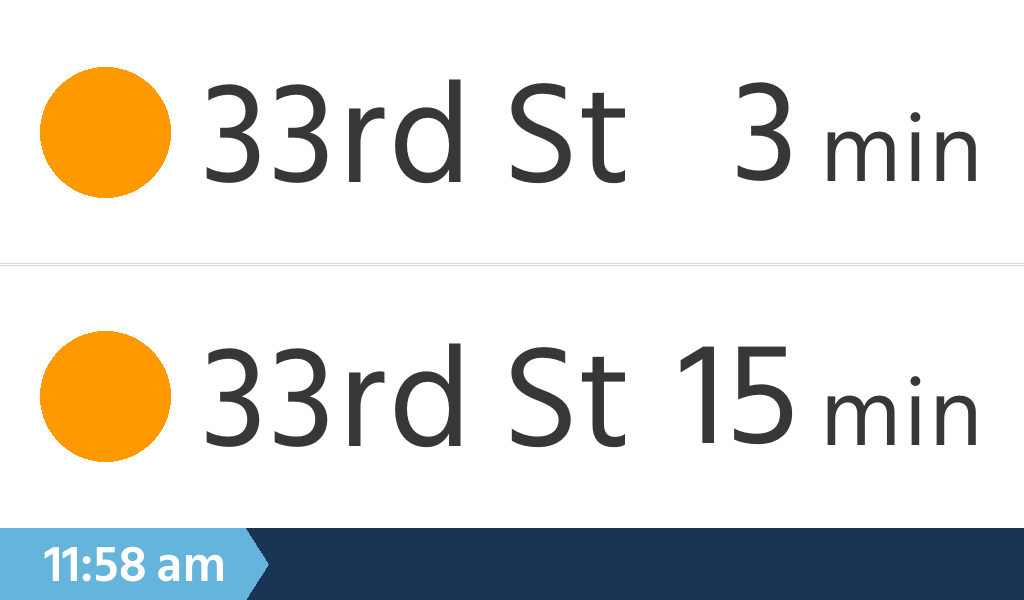
#> input picture path_sign_JSQ_33rd_St.png, 1024 x 600 px
$ python -i path_sign_wide.py   (imports and definitions only)
#> lines starting #> are read from the running program, lines starting #| are printed output that depends on the picture
#!/usr/bin/env python3
"""
PATH arrival sign for a 1920x440 wide panel driven straight to the
Linux framebuffer (/dev/fb0) -- no X, no Wayland, no browser.

Shows one station's outbound arrivals one route at a time, flashing between
routes like a real platform sign: e.g. the next 2 "33rd Street" trains, then
the next 2 "World Trade Center" trains, then back again. Data comes from the
official PANYNJ feed; colors come straight from the feed (route_colors) and
arrivals from route_trains.

Run anywhere with --preview to dump a PNG per route instead of writing
to the framebuffer.
"""

import os
import sys
import time
import mmap
from collections import defaultdict
from datetime import datetime

import requests
from PIL import Image, ImageDraw, ImageFont

# ---------------------------------------------------------------------------
# CONFIG -- edit these
# ---------------------------------------------------------------------------
WIDTH, HEIGHT = 1920, 440          # logical layout (landscape)
FB_DEVICE = "/dev/fb0"
# Portrait panels report fb0 as 450,1920 — rotate rendered image to fit.
# "auto" when fb is taller than wide; or 90 / 180 / 270; 0 to disable.
FB_ROTATE = "auto"

DATA_REFRESH_SECONDS = 30          # how often to re-fetch arrival data
PAGE_SECONDS = 5                   # how long each route stays on screen
TRAINS_PER_PAGE = 2                # upcoming trains to show per route page

OFFICIAL_URL = "https://www.panynj.gov/bin/portauthority/ridepath.json"
STATION_CODE = "JSQ"               # which station to show
STATION_NAME = "Journal Square"    # display name in the header
DESTINATION = "ToNY"               # direction label to show
ROUTE_ORDER = ["33rd Street", "World Trade Center"]  # API headSign values
ROUTE_LABELS = {
    "33rd Street": "33rd Street",
    "World Trade Center": "World Trade Center",
}
ROUTE = set(ROUTE_ORDER)

SCRIPT_DIR = os.path.dirname(os.path.abspath(__file__))
FONT_DIR = os.path.join(SCRIPT_DIR, "fonts")

# Mute Regular (./fonts/)
FONT_REGULAR = os.path.join(FONT_DIR, "Mute-Regular.otf")
FONT_REGULAR_CANDIDATES = [
    FONT_REGULAR,
    os.path.join(FONT_DIR, "Mute-Variable.ttf"),
    os.path.join(FONT_DIR, "Mute-Medium.otf"),
    os.path.expanduser("~/Library/Fonts/Mute-Regular.otf"),
    "/usr/share/fonts/truetype/dejavu/DejaVuSans.ttf",
    "/Library/Fonts/Arial.ttf",
    "/System/Library/Fonts/Supplemental/Arial.ttf",
]
FONT_BOLD = os.path.join(FONT_DIR, "Mute-Bold.otf")
FONT_SEMIBOLD = os.path.join(FONT_DIR, "Mute-Semibold.otf")
FONT_BOLD_CANDIDATES = [
    FONT_BOLD,
    os.path.join(FONT_DIR, "Mute-Semibold.otf"),
    os.path.join(FONT_DIR, "Mute-Medium.otf"),
    FONT_REGULAR,
]
FONT_FOOTER_CANDIDATES = [
    FONT_SEMIBOLD,
    os.path.join(FONT_DIR, "Mute-Medium.otf"),
    FONT_REGULAR,
    FONT_BOLD,
]

BG = (255, 255, 255)
TEXT = (55, 55, 55)
DIVIDER_GREY = (215, 215, 215)     # faint grey flanking the center line
DIVIDER_WHITE = (255, 255, 255)
FOOTER_BG = (26, 52, 86)           # dark blue bar
FOOTER_CHEVRON = (100, 180, 220)   # light blue time badge
FOOTER_TEXT = (255, 255, 255)
DEFAULT_DOT = (180, 30, 30)


# ---------------------------------------------------------------------------
# DATA SOURCE
# ---------------------------------------------------------------------------
# [183 lines left out: functions hex_to_rgb, fetch_route_data, _font, _fit_text, _current_time_label, _row_baseline_y and 4 more, not called in this run]


# ---------------------------------------------------------------------------
# FRAMEBUFFER OUTPUT
# ---------------------------------------------------------------------------
class Framebuffer:
    def __init__(self, device=FB_DEVICE):
        self.device = device
        self.xres, self.yres, self.bpp = self._read_geometry()
        self.fb = os.open(device, os.O_RDWR)
        self.screensize = self.xres * self.yres * (self.bpp // 8)
        self.mm = mmap.mmap(self.fb, self.screensize)

    @staticmethod
    def _read_sys(name, default):
        try:
            with open(f"/sys/class/graphics/fb0/{name}") as f:
                return f.read().strip()
        except OSError:
            return default

    def _read_geometry(self):
        vsize = self._read_sys("virtual_size", f"{WIDTH},{HEIGHT}")
        xres, yres = (int(v) for v in vsize.split(","))
        bpp = int(self._read_sys("bits_per_pixel", "32"))
        return xres, yres, bpp

    # [80 lines left out: functions _orient_for_fb, show, close, main, not called in this run]


# [2 lines not run here, left out]

>>> import cv2
>>> picture = cv2.imread('path_sign_JSQ_33rd_St.png', cv2.IMREAD_GRAYSCALE)
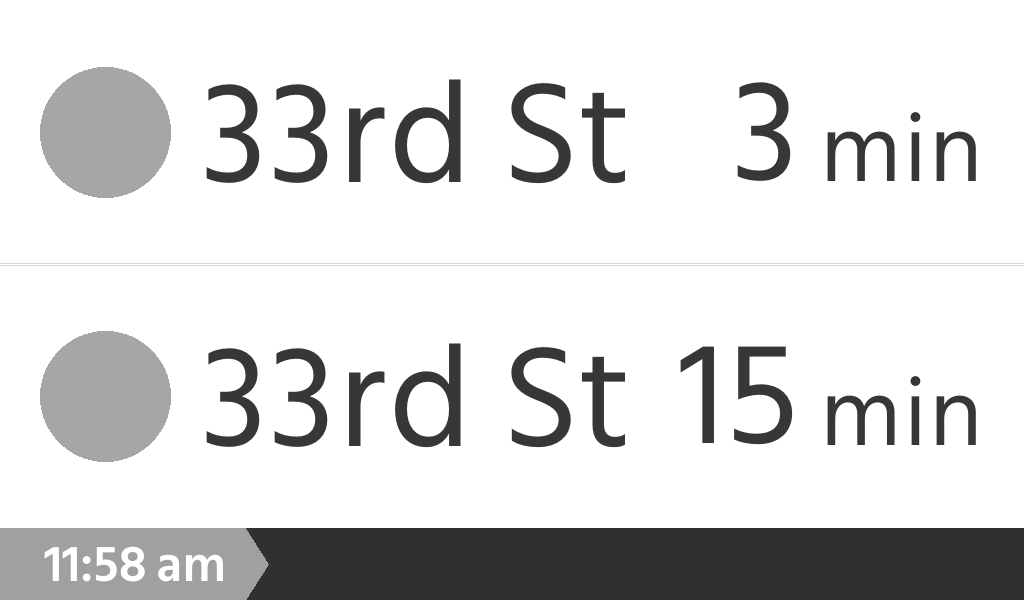
#> picture: shape (600, 1024); min 48, max 255, mean 218.7
>>> result = Framebuffer().show(picture)
#> (the run stopped early here; a loop or call above may not have finished)

$ run again, on path_sign_JSQ_WTC.png
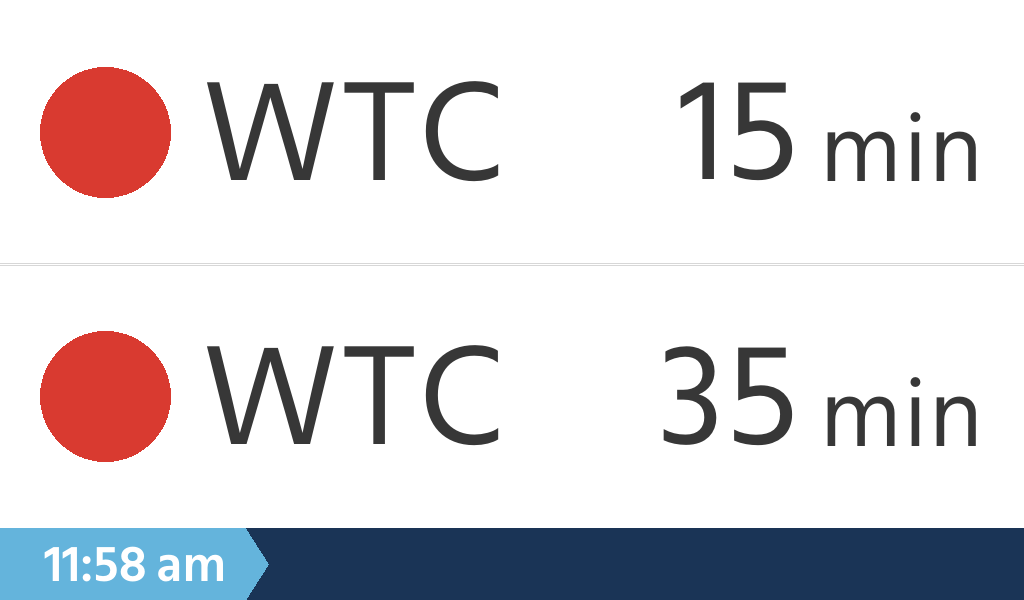
#> input picture path_sign_JSQ_WTC.png, 1024 x 600 px
#> `picture = cv2.imread('path_sign_JSQ_33rd_St.png', cv2.IMREAD_GRAYSCALE)`:
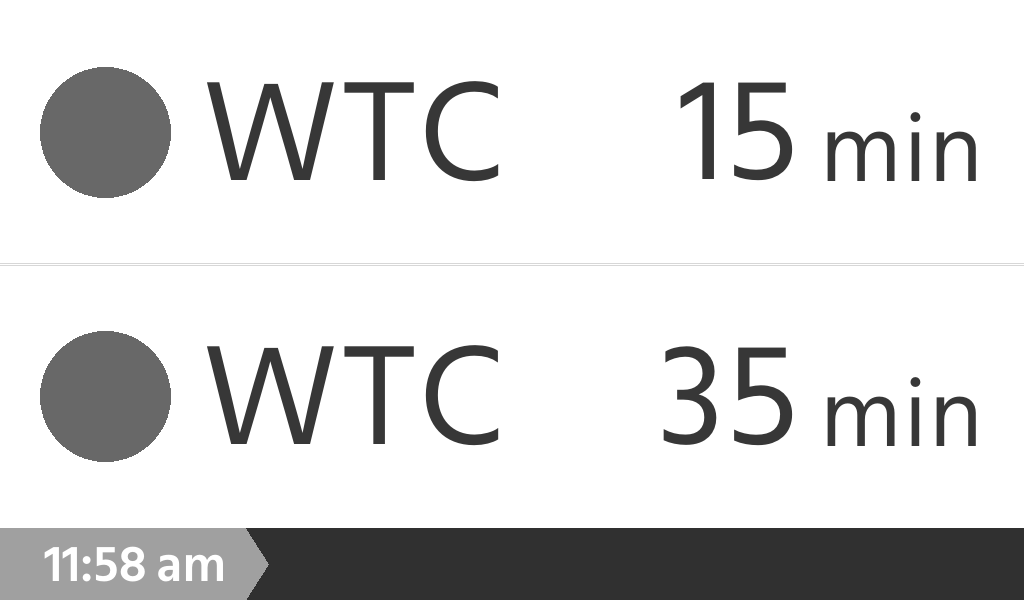
#> picture: shape (600, 1024); min 48, max 255, mean 217.6

$ run again, on path_sign_wide_JSQ_33rd_St.png
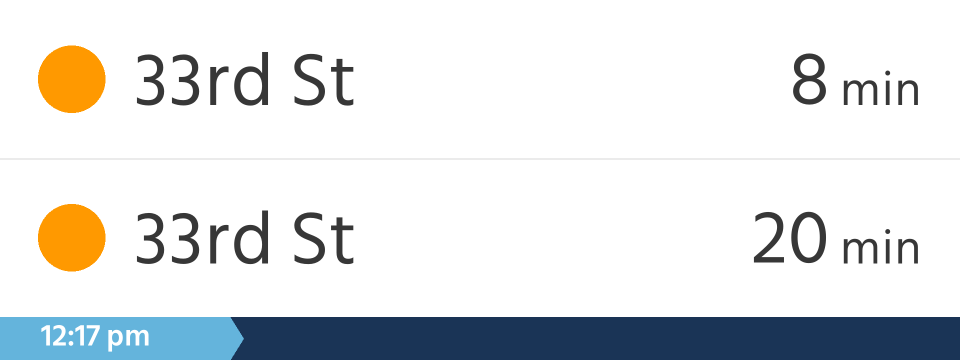
#> input picture path_sign_wide_JSQ_33rd_St.png, 1920 x 720 px (shown at 1/2 size)
#> `picture = cv2.imread('path_sign_JSQ_33rd_St.png', cv2.IMREAD_GRAYSCALE)`:
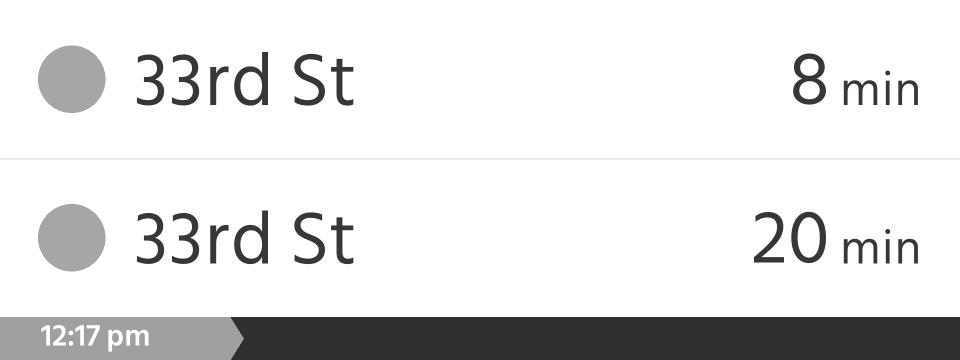
#> picture: shape (720, 1920) (shown at 1/2 size); min 48, max 255, mean 226.3

$ run again, on path_sign_wide_JSQ_33rd_Street.png
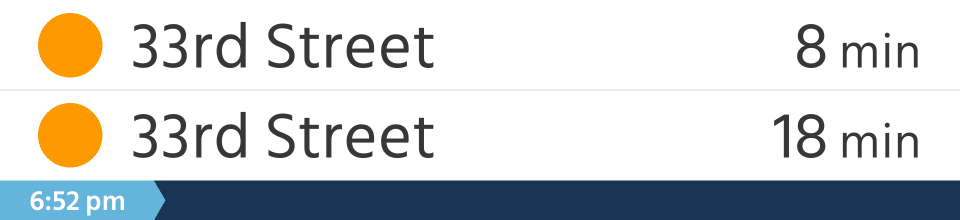
#> input picture path_sign_wide_JSQ_33rd_Street.png, 1920 x 440 px (shown at 1/2 size)
#> `picture = cv2.imread('path_sign_JSQ_33rd_St.png', cv2.IMREAD_GRAYSCALE)`:
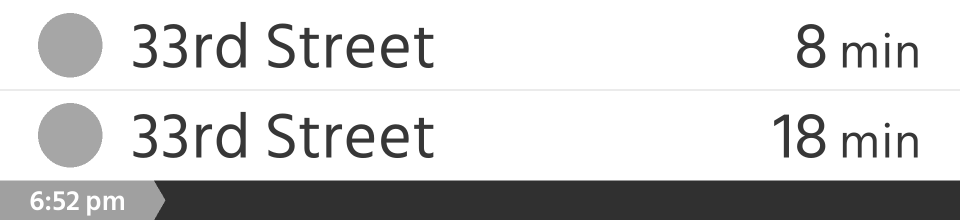
#> picture: shape (440, 1920) (shown at 1/2 size); min 48, max 255, mean 208.9
